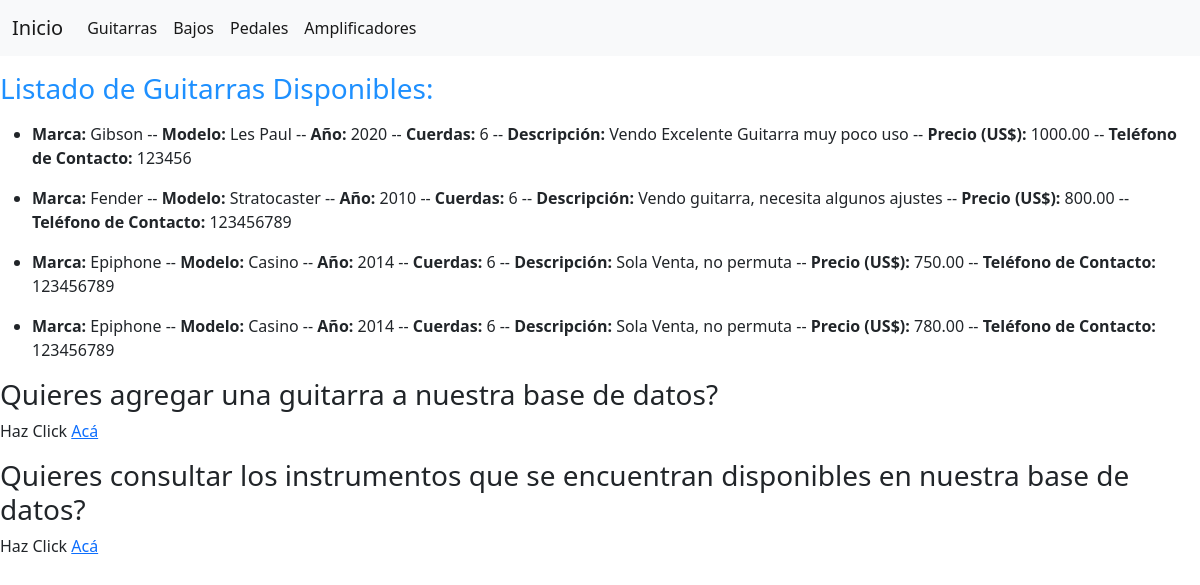
/guitarras, run on an earlier commit of the app's database.
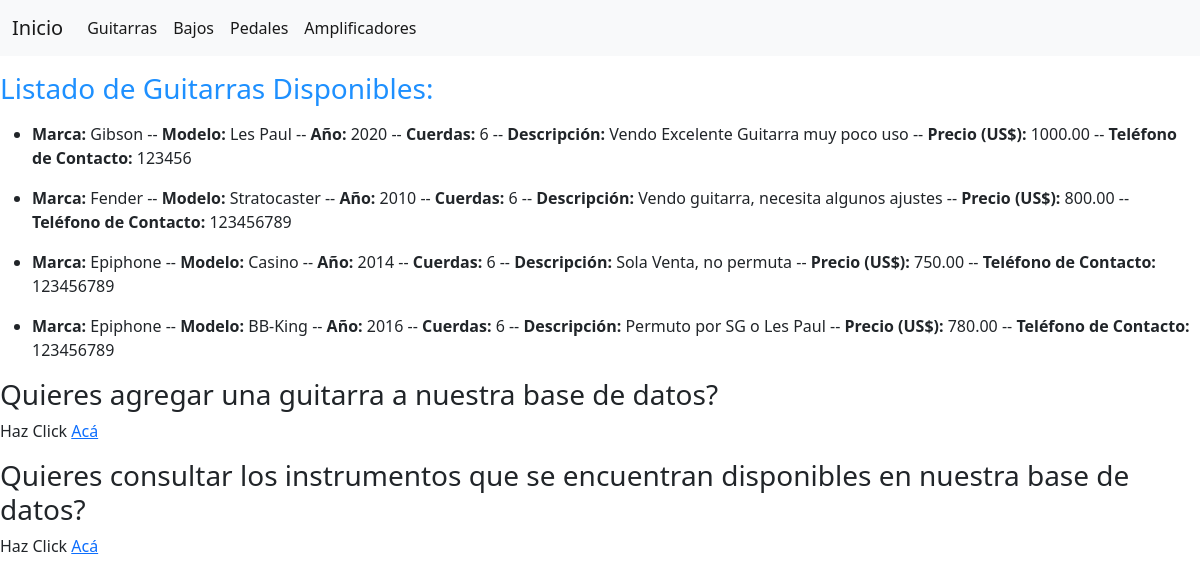
And on a later commit of the database.
### AppVPIMs/models.py (models this page shows)
class Guitarra(models.Model):
    marca = models.CharField(max_length=40)
    modelo = models.CharField(max_length=40)
    anio = models.IntegerField(default=0)
    cuerdas = models.IntegerField()
    descripcion = models.CharField(max_length=200, default="")
    precio = models.DecimalField(max_digits=10, decimal_places=2)
    telefono_contacto = models.IntegerField()

### AppVPIMs/views.py (the view)
# urls.py: path('guitarras', views.guitarras, name="guitarras"),
def guitarras(request):
    guitarras = Guitarra.objects.all()
    return render(request, "AppVPIMs/guitarras.html", {'guitarras':guitarras})

### AppVPIMs/templates/AppVPIMs/guitarras.html
{% extends 'AppVPIMs/inicio.html' %}
{% block content %}
<p>
    <h3 style="color:dodgerblue">Listado de Guitarras Disponibles:</h3>
</p>
    {% for guitarra in guitarras %}
    <ul>
        <li>
    <b>Marca:</b> {{guitarra.marca}} --
    <b>Modelo:</b> {{guitarra.modelo}} --
    <b>Año:</b> {{guitarra.anio}} --
    <b>Cuerdas:</b> {{guitarra.cuerdas}} --
    <b>Descripción:</b> {{guitarra.descripcion}} --
    <b>Precio (US$):</b> {{guitarra.precio}} --
    <b>Teléfono de Contacto:</b> {{guitarra.telefono_contacto}}
        </li>
    </ul>
    {% endfor %}
<p>
<h3>Quieres agregar una guitarra a nuestra base de datos?</h3> Haz Click <a href="{% url 'guitarraFormulario' %}">Acá</a>
</p>
{% endblock %}

What changed in the data, as far as the page shows it:
changed Guitarra: modelo "Casino" → "BB-King"; anio "2014" → "2016"; descripcion "Sola Venta, no permuta" → "Permuto por SG o Les Paul"
